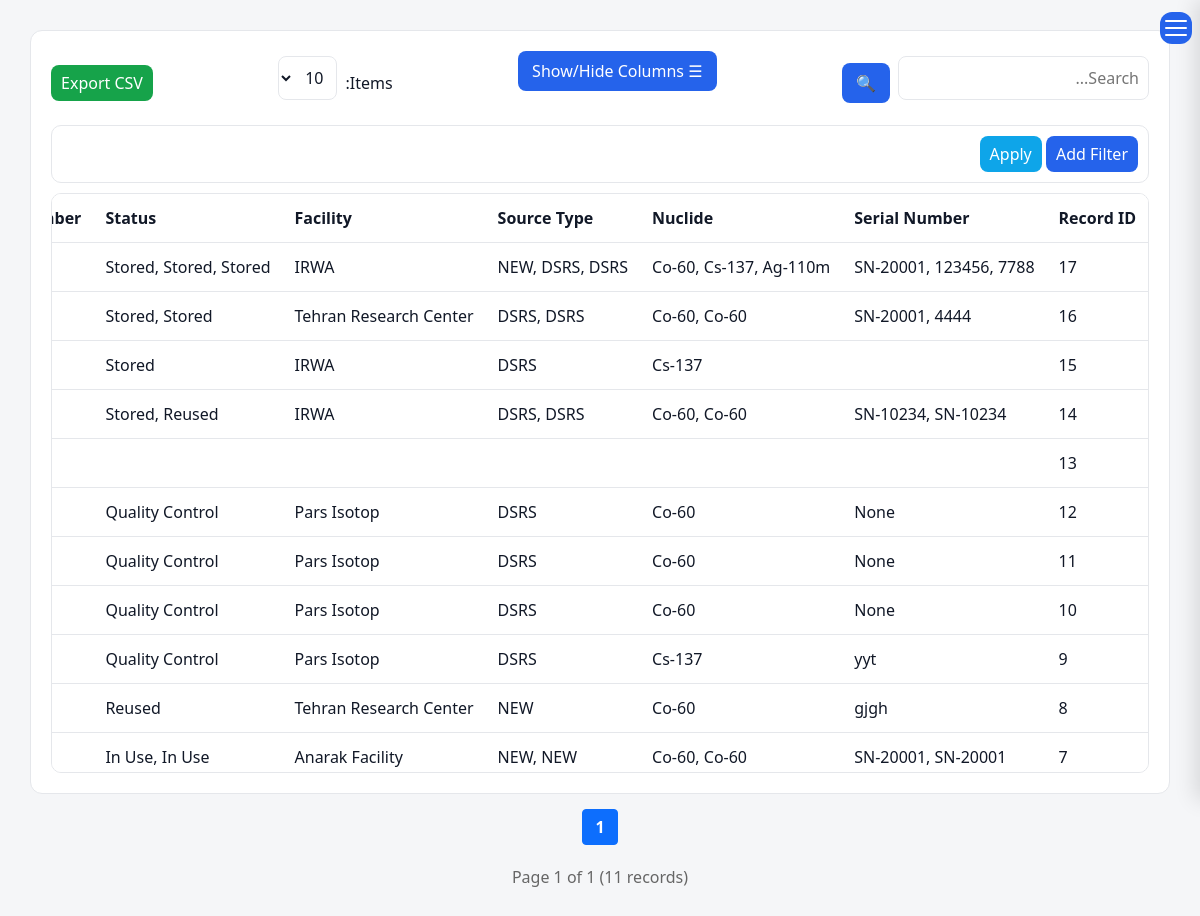
The app's page /contract/source (signed in) with its own data.
### contract/models.py (models this page shows, shortened)
class Contract(models.Model):
    dsrs = models.ManyToManyField(
        "dashboard.DSRS",
        related_name="pi_record",
        null=True,
    blank=True,
    )
    payment_done = models.BooleanField(
        _("Payment Done"),
        default=False,
    )
    payment_date = models.DateField(
        _("Payment Date"),
        null=True,
        blank=True,
    )
    created_at = models.DateTimeField(
        _("Created At"),
        auto_now_add=True,
    )
    history = HistoricalRecords()
    @property
    def contract_number(self):
        source = self.dsrs.select_related("contract").first()
        if source and source.contract:
            return source.contract.contract_number
        return ""
    @property
    def contract_date(self):
        source = self.dsrs.select_related("contract").first()
        if source and source.contract:
            return source.contract.contract_date
        return None
    @property
    def facility(self):
        source = self.dsrs.first()
        return source.Facility if source else ""

### dashboard/models.py (models this page shows, shortened)
class DSRS(models.Model):
    class Meta:
        verbose_name = _("DSRS Source")
        verbose_name_plural = _("DSRS Sources")
    contract = models.ForeignKey(
        LicenseContract,
        null=True,
        blank=True,
        on_delete=models.SET_NULL,
    )
    created_from = models.ForeignKey(
        "self",
        null=True,
        blank=True,
        on_delete=models.SET_NULL,
        related_name="children",
    )
    Source_Type = models.CharField(_("Source Type"), max_length=10, choices=SOURCE_TYPE.choices, default="DSRS")
    Sso_Code = models.CharField( _("SSO Code"),max_length=12,null=True, blank=True)
    Facility = models.ForeignKey(
                FacilityModel,
                null=True,
                blank=True,
                on_delete=models.SET_NULL,
                related_name="Source_Facility"
            )
    Origin_Type = models.CharField( _("Origin Type"), max_length=20, choices=OriginType.choices,null=True, blank=True)
    Date_received = models.DateField(_("Date Received"),blank=True, null=True)
    is_divisible = models.BooleanField( _("is divisible"),default=False,)
    source_count = models.PositiveIntegerField(_("source count"),default=1,)
    available_count = models.PositiveIntegerField( _("available count"),default=1,)
    Location = models.CharField( _("Location"), max_length=150,blank=True, null=True)
    Status = models.CharField(_("SOURCE STATUS"), max_length=15, choices=SOURCE_STATUS.choices,blank=True, null=True)
    Status_Date = models.DateField(_("Status Date"), blank=True, null=True)
    Responsible_Person = models.CharField(_("Responsible Person"), max_length=50,null=True, blank=True)
    Nuclide = models.ForeignKey( Nuclides, verbose_name=_("Nuclide"), on_delete=models.SET_NULL, null=True, blank=True)
    activity_input = models.FloatField( _("activityinput"), null=True, blank=True)
    activity_unit = models.CharField(_("activity unit"),
        max_length=10,
        choices=ActivityUnit.choices,
        default='Bq',blank=True, null=True
    )
    Activity_reference_date = models.DateField(_("Activity reference date"), null=True, blank=True)
    serial_number = models.CharField(_("serial number"), max_length=25,null=True, blank=True)
    Dose_rate_surface_uSv = models.FloatField(_("Dose rate on surface uSv"), null=True, blank=True)
    Dose_rate_1m_uSv = models.FloatField(_("Dose rate at 1 m distance uSv"), null=True, blank=True)
    Dose_rate_measurement_date = models.DateField(_("Dose rate measurement date"), null=True, blank=True)
    source_state = models.CharField(_("source state"), max_length=15, choices=SourceState.choices, null=True, blank=True)
    contamination_bq_cm2 = models.FloatField(_("contamination bq/cm2"), null=True, blank=True)
    Source_Physical_Form = models.CharField(_("Source Physical Form"), max_length=10, choices=SourceForm.choices, null=True, blank=True)
    Source_Manufacturer = models.CharField(_("Source Manufacturer"), max_length=50, blank=True, null=True)
    Source_Model = models.CharField(_("Source Model"), max_length=20,null=True, blank=True)
    Source_Practice = models.CharField(_("Source Practice"), max_length=20, blank=True, null=True)
    Device_Manufacturer = models.CharField(_("Device Manufacturer"), max_length=50, blank=True, null=True)
    Device_Model = models.CharField(_("Device Model"), max_length=50, blank=True, null=True)
    Device_Serial_Number = models.CharField(_("Device Serial Number"), max_length=50, blank=True, null=True)
    Container_Type = models.CharField(_("Container Type"), max_length=25, blank=True, null=True)
    Dimension = models.CharField(_("Dimension"), max_length=20, blank=True, null=True)
    Comment = models.CharField(_("Comment"), max_length=255, blank=True, null=True)
    created_by = models.ForeignKey(User, on_delete=models.CASCADE, editable=False)
    created_at = models.DateTimeField(auto_now_add=True)
    history = HistoricalRecords()
    initial_activity_bq = models.FloatField(null=True, blank=True)

### reference/models.py (models this page shows)
class Nuclides(models.Model):
    name = models.CharField(max_length=8)
    half_life = models.FloatField()
    d_value_bq = models.FloatField()
    atomic_number = models.IntegerField(null=True, blank=True)
    mass_number = models.IntegerField(null=True, blank=True)
    decay_mode = models.CharField(max_length=50, null=True, blank=True)
    decay_constant = models.FloatField(null=True, blank=True)  # 1/sec
    specific_activity_bq_per_g = models.FloatField(null=True, blank=True)
    alpha_energy_mev = models.FloatField(null=True, blank=True)
    beta_max_energy_mev = models.FloatField(null=True, blank=True)
    gamma_energy_mev = models.FloatField(null=True, blank=True)
    gamma_yield = models.FloatField(null=True, blank=True)  # photons/decay
    neutron_emitter = models.BooleanField(default=False)
    neutron_yield_n_per_s = models.FloatField(null=True, blank=True)
    dose_rate_constant_usv_m2_per_h_gbq = models.FloatField(null=True, blank=True)
    half_value_layer_lead_mm = models.FloatField(null=True, blank=True)
    half_value_layer_concrete_mm = models.FloatField(null=True, blank=True)
    iaea_category = models.IntegerField(null=True, blank=True)
    parent_nuclide = models.CharField(max_length=20, null=True, blank=True)
    daughter_nuclide = models.CharField(max_length=20, null=True, blank=True)
    is_sealed_source_common = models.BooleanField(default=False)
    def __str__(self):
        return self.name

### facilities/models.py (models this page shows)
class FacilityModel(models.Model):
    name = models.CharField(
        _("Facility Name"),
        max_length=255, blank=True,null=True
    )
    responsible_person = models.CharField(
        _("Responsible Person"),
        max_length=150, blank=True,null=True
    )
    telephone = models.CharField(
        _("Telephone"),
        max_length=50, blank=True,null=True
    )
    email = models.EmailField(
        _("Email"),
        blank=True,null=True
    )
    address1 = models.CharField(
        _("Address Line 1"),
        max_length=255, blank=True,null=True
    )
    address2 = models.CharField(
        _("Address Line 2"),
        max_length=255,
         blank=True,null=True
    )
    postal_code = models.CharField(
        _("Postal Code"),
        max_length=20,
         blank=True,null=True
    )
    national_id = models.CharField(
        _("National ID"),
        max_length=50,
         blank=True,null=True
    )
    economic_code = models.CharField(
        _("Economic Code"),
        max_length=50,
         blank=True,null=True
    )
    created_at = models.DateTimeField(
        _("Created At"),
        auto_now_add=True
    )
    updated_at = models.DateTimeField(
        _("Updated At"),
        auto_now=True
    )
    class Meta:
        ordering = ["name"]
        verbose_name = _("Facility")
        verbose_name_plural = _("Facilities")
        constraints = [
            models.UniqueConstraint(
                fields=["national_id"],
                name="unique_facility_national_id",
                condition=models.Q(national_id__isnull=False),
            ),
            models.UniqueConstraint(
                fields=["postal_code"],
                name="unique_facility_postal_code",
                condition=models.Q(postal_code__isnull=False),
            ),
            models.UniqueConstraint(
                fields=["economic_code"],
                name="unique_facility_economic_code",
                condition=models.Q(economic_code__isnull=False),
            ),
        ]
    def __str__(self):
        return str(self.name) if self.name else _("Unnamed Facility")

### contract/views.py (the view, shortened to what this page needs)
# urls.py: path('source', views.contract_index, name='contract_index'),
def contract_index(request):
    contracts = (
        Contract.objects
        .prefetch_related("dsrs__Nuclide", "dsrs__Facility", "dsrs__contract")
        .order_by("-created_at")
    )
    keys = request.GET.getlist("key")
    values = request.GET.getlist("value")
    size = request.GET.get("size", "25")
    if size == "all":
        page_size = contracts.count() or 1
    else:
        page_size = int(size)
    paginator = Paginator(contracts, page_size)
    page = request.GET.get("page")
    page_obj = paginator.get_page(page)
    return render(request, 'contract/index.html', {
        'page_obj': page_obj,
        "page_size": size,
    })

### templates/contract/index.html (shortened to what this page needs)
{% extends 'base.html' %}
{% load static %}
{% load i18n %}
{% block content %}
<div class="content">
<div class="table-header">
  <div class="header-group">
    <input type="text" id="searchInput" placeholder="{% trans 'Search...' %}">
    <button>🔍</button>
  </div>
  <div class="column-bar">
    <button class="btn-gray" onclick="toggleColumnPanel()">
    ☰ {% trans "Show/Hide Columns" %}
</button>
  </div>
  <div class="header-group">
  <span>{% trans "Items:" %}</span>
  <select name="size" id="pageSize">
    <option value="10">10</option>
  </select>
</div>
  <div class="header-group">
    <button class="btn-green" onclick="exportCSV()">{% trans "Export CSV" %}</button>
  </div>
</div>
<div class="filter-bar">
  <button id="addFilter" class="btn-blue">
    {% trans "Add Filter" %}
</button>
<button id="applyFilters" class="btn-info">
    {% trans "Apply" %}
</button>
</div>
<div class="table-scroll">
<table id="mainTable">
<thead>
<tr>
   <th data-col="id">{% trans "Record ID" %}</th>
<th data-col="serial_number">{% trans "Serial Number" %}</th>
<th data-col="nuclide">{% trans "Nuclide" %}</th>
<th data-col="source_type">{% trans "Source Type" %}</th>
<th data-col="facility">{% trans "Facility" %}</th>
<th data-col="status">{% trans "Status" %}</th>
<th data-col="contract_number">{% trans "Contract Number" %}</th>
</tr>
</thead>
<tbody id="tableBody">
{% for c in page_obj %}
<tr>
    <td data-col="id">{{ c.id }}</td>
    <td>
    {% for s in c.dsrs.all %}
        {{ s.serial_number }}{% if not forloop.last %}, {% endif %}
    {% endfor %}
</td>
    <td>
    {% for s in c.dsrs.all %}
        {{ s.Nuclide }}{% if not forloop.last %}, {% endif %}
    {% endfor %}
</td>
    <td data-col="source_type">
    {% for s in c.dsrs.all %}
        {{ s.get_Source_Type_display }}{% if not forloop.last %}, {% endif %}
    {% endfor %}
</td>
    <td data-col="facility">{{ c.facility }}</td>
    <td data-col="status">
    {% for s in c.dsrs.all %}
        {{ s.get_Status_display }}{% if not forloop.last %}, {% endif %}
    {% endfor %}
</td>
    <td data-col="contract_number">{{ c.contract_number|default:"—" }}</td>
</tr>
{% empty %}
<tr>
    <td colspan="11">{% trans "No records found" %}</td>
</tr>
{% endfor %}
</tbody>
</table>
</div>
</div>
<div class="pagination">
    {% for num in page_obj.paginator.page_range %}
        {% if num == 1 or num == page_obj.paginator.num_pages or num >= page_obj.number|add:"-2" and num <= page_obj.number|add:"2" %}
            {% if page_obj.number == num %}
                <span class="current">{{ num }}</span>
            {% else %}
                <a href="?page={{ num }}{% if page_size %}&size={{ page_size }}{% endif %}">{{ num }}</a>
            {% endif %}
        {% elif num == page_obj.number|add:"-3" or num == page_obj.number|add:"3" %}
            <span class="dots">…</span>
        {% endif %}
    {% endfor %}
</div>
<div class="page-info">
</div>
{% endblock %}

### static/css/base.css (style rules this page uses)
* { margin:0; padding:0; box-sizing:border-box; }
html.rtl { font-family:Vazirmatn,sans-serif; }
:root { --bg: #f5f6f8; --card: #ffffff; --text: #111827; --muted: #6b7280; --border: #e5e7eb; --primary: #2563eb; --sidebar: #1f2937; --sidebar-text: #374151; }
body { background: var(--bg); color: var(--text); }
.content { background: var(--card); padding: 20px; border-radius: 12px; border: 1px solid var(--border); }
th, td { padding: 12px; border-bottom: 1px solid var(--border); text-align: left; }
th { background: rgba(0,0,0,0.03); }
input:not(.form-control), select:not(.form-select), textarea:not(.form-control) { width: 100%; padding: 9px; margin-top: 5px; margin-bottom: 15px; border: 1px solid var(--border); border-radius: 8px; background: var(--card); color: var(--text); }
button { background: var(--primary); color: white; padding: 8px 14px; border: none; border-radius: 8px; cursor: pointer; }
table { width: max-content; min-width: 100%; border-collapse: collapse; }
.btn-blue { background: #2563eb; color: white; padding: 6px 10px; border-radius: 8px; text-decoration: none; }
.btn-green { background: #16a34a; color: white; padding: 6px 10px; border-radius: 8px; border: none; }
.btn-info { background: #0ea5e9; color: white; padding: 6px 10px; border-radius: 8px; border: none; }
.pagination { margin-top: 15px; text-align: center; }
.table-header { display: flex; flex-wrap: wrap; justify-content: space-between; gap: 10px; margin-bottom: 10px; }
.header-group { display: flex; gap: 8px; align-items: center; }
.filter-bar { margin-bottom: 10px; padding: 10px; background: var(--card); border: 1px solid var(--border); border-radius: 10px; }
.column-bar { margin-bottom: 10px; position: relative; }
.table-scroll { height: calc(100vh - 220px); overflow: auto; border: 1px solid var(--border); border-radius: 10px; background: var(--card); }
table thead th { position: sticky; top: 0; background: var(--card); z-index: 10; }

### templates/contract/index.html (style rules this page uses)
.pagination { display:flex; justify-content:center; align-items:center; gap:6px; margin:20px 0; flex-wrap:wrap; }
.pagination a, .pagination span { min-width:36px; height:36px; padding:0 12px; display:flex; align-items:center; justify-content:center; border:1px solid #ddd; border-radius:8px; text-decoration:none; color:#444; background:#fff; transition:.2s; }
.pagination .current { background:#CB52E3; color:#fff; border-color:#CB52E3; font-weight:600; }
.pagination { display: flex; justify-content: center; align-items: center; gap: 6px; margin-top: 15px; }
.pagination a, .pagination span { padding: 6px 12px; border: 1px solid #ccc; border-radius: 4px; text-decoration: none; }
.pagination .current { background: #0d6efd; color: white; border-color: #0d6efd; }
.page-info { text-align: center; margin-top: 10px; color: #666; }

### records on screen
Contract: id "17", facility "IRWA"
DSRS: serial_number "SN-20001", Nuclide "Co-60", Source_Type "NEW", Status "Stored"
DSRS: serial_number "123456", Nuclide "Cs-137", Source_Type "DSRS", Status "Stored"
DSRS: serial_number "7788", Nuclide "Ag-110m", Source_Type "DSRS", Status "Stored"
Contract: id "16", facility "Tehran Research Center"
DSRS: serial_number "SN-20001", Nuclide "Co-60", Source_Type "DSRS", Status "Stored"
DSRS: serial_number "4444", Nuclide "Co-60", Source_Type "DSRS", Status "Stored"
Contract: id "15", facility "IRWA"
DSRS: Nuclide "Cs-137", Source_Type "DSRS", Status "Stored"
Contract: id "14", facility "IRWA"
DSRS: serial_number "SN-10234", Nuclide "Co-60", Source_Type "DSRS", Status "Stored"
DSRS: serial_number "SN-10234", Nuclide "Co-60", Source_Type "DSRS", Status "Reused"
Contract: id "13"
Contract: id "12", facility "Pars Isotop"
DSRS: serial_number "None", Nuclide "Co-60", Source_Type "DSRS", Status "Quality Control"
Contract: id "11", facility "Pars Isotop"
DSRS: serial_number "None", Nuclide "Co-60", Source_Type "DSRS", Status "Quality Control"
Contract: id "10", facility "Pars Isotop"
DSRS: serial_number "None", Nuclide "Co-60", Source_Type "DSRS", Status "Quality Control"
Contract: id "9", facility "Pars Isotop"
DSRS: serial_number "yyt", Nuclide "Cs-137", Source_Type "DSRS", Status "Quality Control"
Contract: id "8", facility "Tehran Research Center"
DSRS: serial_number "gjgh", Nuclide "Co-60", Source_Type "NEW", Status "Reused"
Contract: id "7", facility "Anarak Facility"
DSRS: serial_number "SN-20001", Nuclide "Co-60", Source_Type "NEW", Status "In Use"
DSRS: serial_number "SN-20001", Nuclide "Co-60", Source_Type "NEW", Status "In Use"

### other values on screen
{{ num }} "1"
